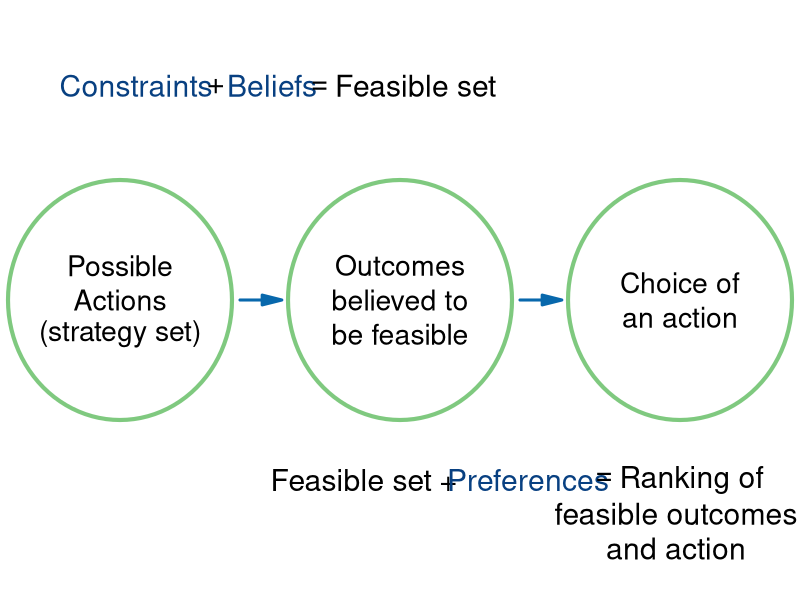

This chart was generated by the following R code:
require(shape)
library(plotrix)
pdf(file = "people/preferences_beliefs_constraints.pdf", width = 9, height = 7)

#Set parameters for graphics
axislabelsize <- 1.5
labelsize <- 1.8
actionlabelsize <- 1.7
graphlinewidth <- 3
segmentlinewidth <- 2
fadelevel <- 0.3
elwidth = 4

COL <- c("#7fc97f", "#beaed4", "#fdc086", "#ffff99", "#386cb0", "#f0027f", "#bf5b17", "#666666")
COLA <- c("#99d8c9","#66c2a4","#41ae76", "#238b45", "#005824")
COLB <- c("#4eb3d3", "#2b8cbe", "#0868ac","#084081")

par(mar =  c(0, 0, 0, 0))

xlims <- c(0, 10)
ylims <- c(1.5, 8.5)

npts <- 501 
x <- seq(xlims[1], xlims[2], length.out = npts)
y <- seq(ylims[1], ylims[2], length.out = npts) 

plot(0, 0, xlim = xlims, ylim = ylims, type = "n",
     xlab = expression(paste("")),
     ylab = expression(paste("")), 
     xaxt = "n", 
     yaxt = "n", 
     cex.lab = axislabelsize, 
     bty = "n",
     xaxs="i", 
     yaxs="i")

ticksy <- seq(from = 0, to = ylims[2], by = 2)
ylabels <- seq(from = 0, to = ylims[2], by = 2)
ticksx <- seq(from = 0, to = xlims[2], by = 2)
xlabels <- seq(from = 0, to = xlims[2], by = 2)


draw.ellipse(1.5, 5, a = 1.4, b = 1.4, border = COL[1], angle=c(0), lty=1, lwd = elwidth)
text(1.5, 5.4, expression(paste("Possible")), cex = actionlabelsize)
text(1.5, 5, expression(paste("Actions")), cex = actionlabelsize)
text(1.5, 4.6, expression(paste("(strategy set)")), cex = actionlabelsize)
text(1.7, 7.5, expression(paste("Constraints")), cex = labelsize, col = COLB[4])
text(2.7, 7.5, expression(paste("+")), cex = labelsize)
text(3.4, 7.5, expression(paste("Beliefs")), cex = labelsize, col = COLB[4])
text(5, 7.5, expression(paste(phantom()==phantom(), "Feasible set")), cex = labelsize)

Arrows(3, 5, 3.4, 5, col = COLB[3], lty = 1, lwd = 3, arr.type = "triangle")

draw.ellipse(5, 5, a = 1.4, b = 1.4, border = COL[1], angle=c(0), lty=1, lwd = elwidth)
text(5, 5.4, expression(paste("Outcomes")), cex = actionlabelsize)
text(5, 5, expression(paste("believed to")), cex = actionlabelsize)
text(5, 4.6, expression(paste("be feasible")), cex = actionlabelsize)


Arrows(6.5, 5, 6.9, 5, col = COLB[3], lty = 1, lwd = 3, arr.type = "triangle")

draw.ellipse(8.5, 5, a = 1.4, b = 1.4, border = COL[1], angle=c(0), lty=1, lwd = elwidth)
text(8.5, 5.2, expression(paste("Choice of")), cex = actionlabelsize)
text(8.5, 4.8, expression(paste("an action")), cex = actionlabelsize)

text(4.6, 2.9, expression(paste("Feasible set + ")), cex = labelsize)
text(6.6, 2.9, expression(paste("Preferences")), cex = labelsize, col = COLB[4])
text(8.45, 2.9, expression(paste(phantom()==phantom(), "Ranking of")), cex = labelsize)
text(8.45, 2.5, expression(paste("feasible outcomes")), cex = labelsize)
text(8.45, 2.1, expression(paste("and action")), cex = labelsize)

dev.off()
